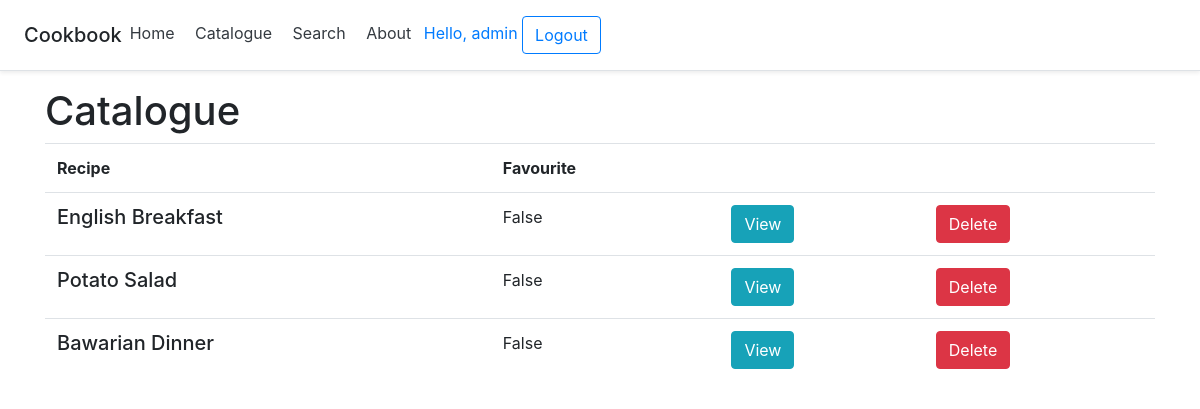
/catalogues/ (signed in), run on the app's committed database.
### recipes/models.py (models this page shows, shortened)
class Recipe(models.Model):
    name = models.CharField(max_length=50, null=True)
    description = models.TextField(null=True, blank=True)
    favourite = models.BooleanField(default=False)
    ingredients = models.ManyToManyField(Ingredient)

### catalogues/views.py (the view)
# urls.py: path('', views.catalogue, name='catalogue'),
def catalogue(request):
    recipes = Recipe.objects.all()
    context = {'recipes': recipes}
    return render(request, 'catalogues/catalogue.html', context)

### catalogues/templates/catalogues/catalogue.html (shortened to what this page needs)
{% extends 'catalogues/base.html' %}
{% block content %}
    <h1>Catalogue</h1>
    <table class="table">
        <tr>
            <th>Recipe</th>
            <th>Favourite</th>
            <th></th>
            <th></th>
        </tr>
        {% for recipe in recipes %}
            <tr>
                <td><h5>{{ recipe.name }}</h5></td>
                <td>{{ recipe.favourite }}</td>
                <td><a class="btn btn-info" href="{% url 'recipes:recipe' recipe.pk %}">View</a></td>
                {% if request.user.is_staff %}
                    <td><a class="btn btn-danger" href="{% url 'recipes:delete' recipe.pk %}">Delete</a></td>
                {% endif %}
            </tr>
        {% endfor %}
    </table>
{% endblock %}

### templates/navbar.html (shortened to what this page needs)
<header class="d-flex flex-column flex-md-row align-items-center p-3 px-md-4 mb-3 bg-body border-bottom shadow-sm">
  <p class="h5 my-0 me-md-auto fw-normal">Cookbook</p>
  <nav class="my-2 my-md-0 me-md-3">
    <a class="p-2 text-dark" href="{% url 'main:home' %}">Home</a>
    <a class="p-2 text-dark" href="{% url 'catalogues:catalogue' %}">Catalogue</a>
    <a class="p-2 text-dark" href="{% url 'catalogues:search' %}">Search</a>
    <a class="p-2 text-dark" href="{% url 'main:about' %}">About</a>
      {% if request.user.is_authenticated %}
        <a href="{% url 'accounts:profile' user.pk %}">Hello, {{ request.user }}</a>
        <a class="btn btn-outline-primary" href="{% url 'accounts:logout' %}">Logout</a>
      {% endif %}
  </nav>
</header>

### data on the page
Recipe: name "English Breakfast", favourite "False"
Recipe: name "Potato Salad", favourite "False"
Recipe: name "Bawarian Dinner", favourite "False"

### other printed values
{{ request.user }} "admin"
